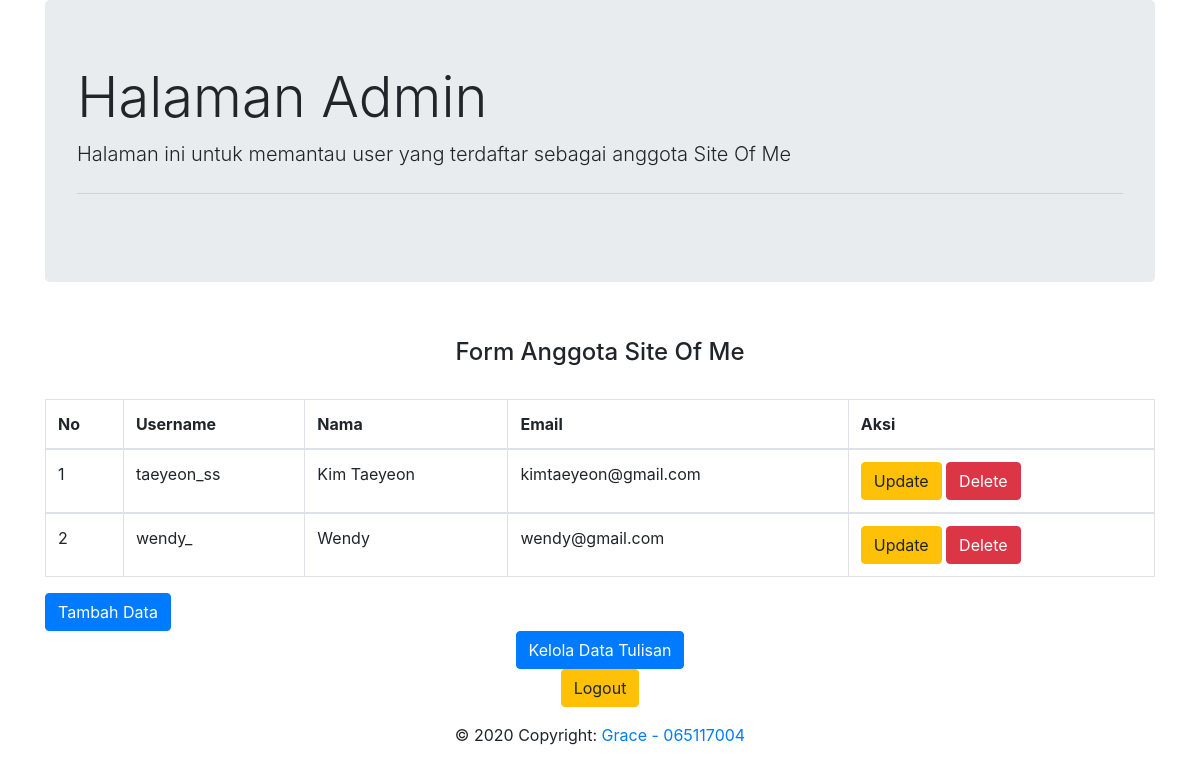
The page /index_admin.php on the database its author committed.
### tables this page shows
CREATE TABLE `tb_anggota` (
  `id_anggota` int(5) NOT NULL,
  `username` varchar(25) NOT NULL,
  `name` varchar(50) NOT NULL,
  `email` varchar(50) NOT NULL
);

### index_admin.php (the view, shortened to what this page needs)
<!DOCTYPE html>
<html lang="en">
    <head>
        <link rel="stylesheet" href="https://stackpath.bootstrapcdn.com/bootstrap/4.1.3/css/bootstrap.min.css">
        <link rel="stylesheet" href="bootstrap/css/bootstrap.min.css">
    </head>
    <body>
    <div class="container">
        <div class="jumbotron">
            <h1 class="display-4">Halaman Admin</h1>
            <p class="lead">Halaman ini untuk memantau user yang terdaftar sebagai anggota Site Of Me</p>
            <hr class="my-4">
        </div>
        <br>
        <h4> <center> Form Anggota Site Of Me </center></h4>
        <table class="table table-bordered table-hover">
        <br>
            <thead>
                <tr>
                    <th>No</th>
                    <th>Username</th>
                    <th>Nama</th>
                    <th>Email</th>
                    <th colspan='2'>Aksi</th>
                </tr>
            </thead>
            <?php
                include "db_connect.php";
                $sql = "SELECT * FROM tb_anggota ORDER BY id_anggota DESC";
                $hasil = mysqli_query($koneksi, $sql);
                $no = 0;
                while ($data = mysqli_fetch_array($hasil)) {
                    $no++;
            ?>
            <tbody>
                <tr>
                    <td><?php echo $no;?></td>
                    <td><?php echo $data["username"]; ?></td>
                    <td><?php echo $data["name"];   ?></td>
                    <td><?php echo $data["email"];   ?></td>
                    <td>
                        <a href="update.php?id_anggota=<?php echo htmlspecialchars($data['id_anggota']); ?>" class="btn btn-warning" role="button">Update</a>
                        <a href="<?php echo htmlspecialchars($_SERVER["PHP_SELF"]);?>?id_anggota=<?php echo $data['id_anggota']; ?>" class="btn btn-danger" role="button">Delete</a>
                    </td>
                </tr>
            </tbody>
            <?php
                }
            ?>
        </table>
        <a href="create.php" class="btn btn-primary" role="button">Tambah Data</a>
        <center><a href="kelola_tulisan.php" class="btn btn-primary" role="button">Kelola Data Tulisan</a></center>
        <center><a href="logout.php" class="btn btn-warning" role="button">Logout</a></center>
        <div>
            <footer class="page-footer font-small blue">
            <div class="footer-copyright text-center py-3">© 2020 Copyright:
                <a href="#"> Grace - 065117004</a>
            </div>
            </footer>
        </div>
    </div>
    </body>
</html>

### rows shown on the page
tb_anggota: username "taeyeon_ss", name "Kim Taeyeon", email "kimtaeyeon@gmail.com"
tb_anggota: username "wendy_", name "Wendy", email "wendy@gmail.com"
